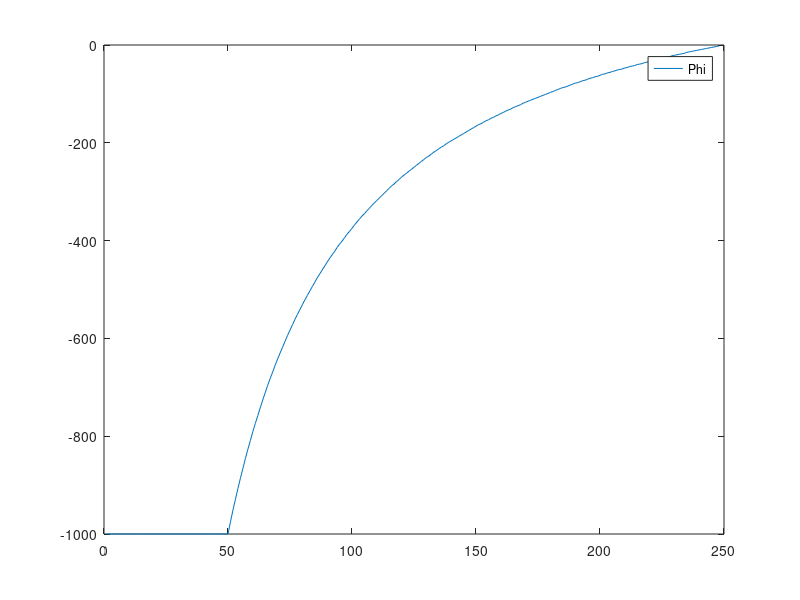
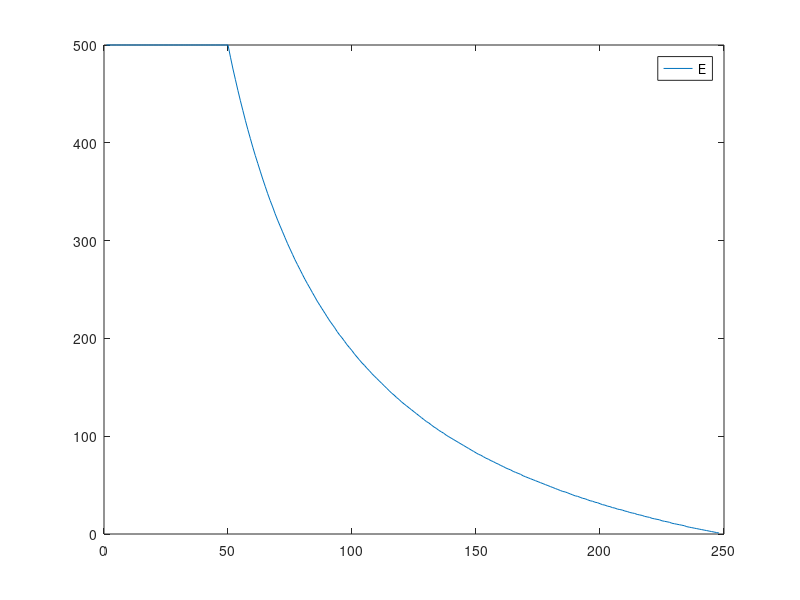
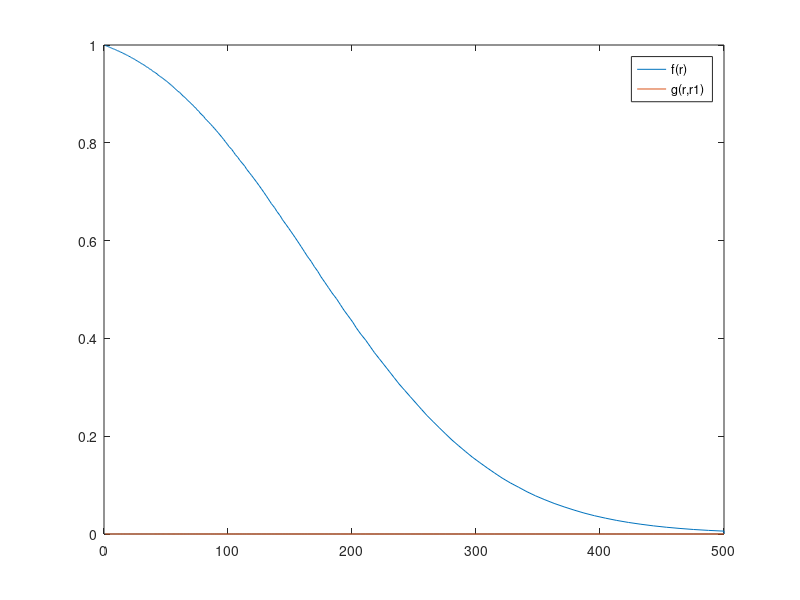
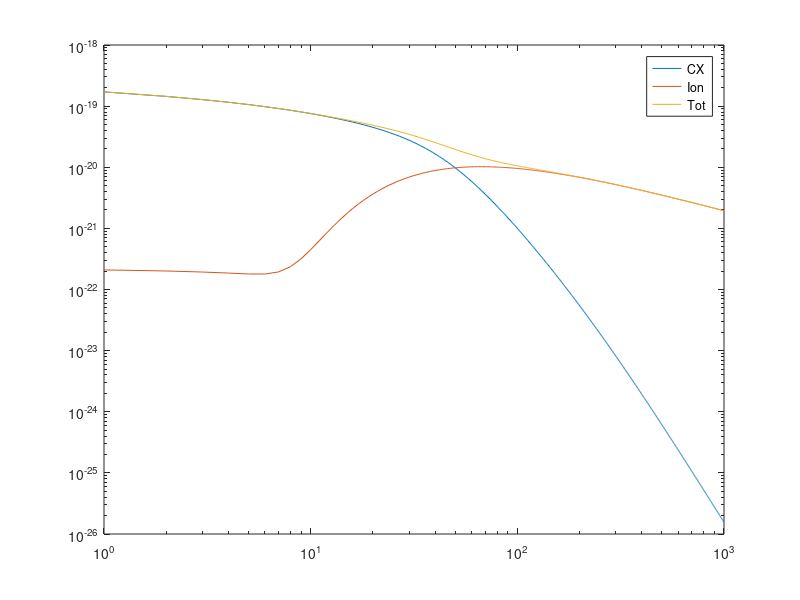

MATLAB code for these plots, in order:
clear all

% plotting data from the NeutronCode
data = csvread('DATA.csv');
data_c = csvread('DATA_cross_sections.csv');

% r,data.phi[r],data.ParticleEnergy[r],data.f[r],data.g[0][r],data.A[r]
figure %potential
potential = plot(data(:,1),data(:,2))
legend(potential, 'Phi')
figure %particle energies
energies = plot(data(:,1),data(:,3))
legend(energies, 'E')
figure
surfival = plot(data(:,3),data(:,4),data(:,3),data(:,5))
legend(surfival, 'f(r)', 'g(r,r1)')
figure
cross = loglog(data_c(:,1),data_c(:,2),data_c(:,1),data_c(:,3),data_c(:,1),data_c(:,4))
legend(cross, 'CX','Ion','Tot')

% 
% , ...
%      data(:,3),data(:,4), ...
%      data(:,5),data(:,6), ...
%      data(:,7),data(:,8), ...
%      data(:,9),data(:,10), ...
%      data(:,11),data(:,12), ...
%      data(:,13),data(:,14), ...
%      data(:,15),data(:,16), ...
%      data(:,17),data(:,18), ...
%      data(:,19),data(:,20), ...
%      data(:,21),data(:,22), ...
%      data(:,23),data(:,24), ...
%      data(:,25),data(:,26), ...
%      data(:,27),data(:,28), ...
%      data(:,29),data(:,30))
